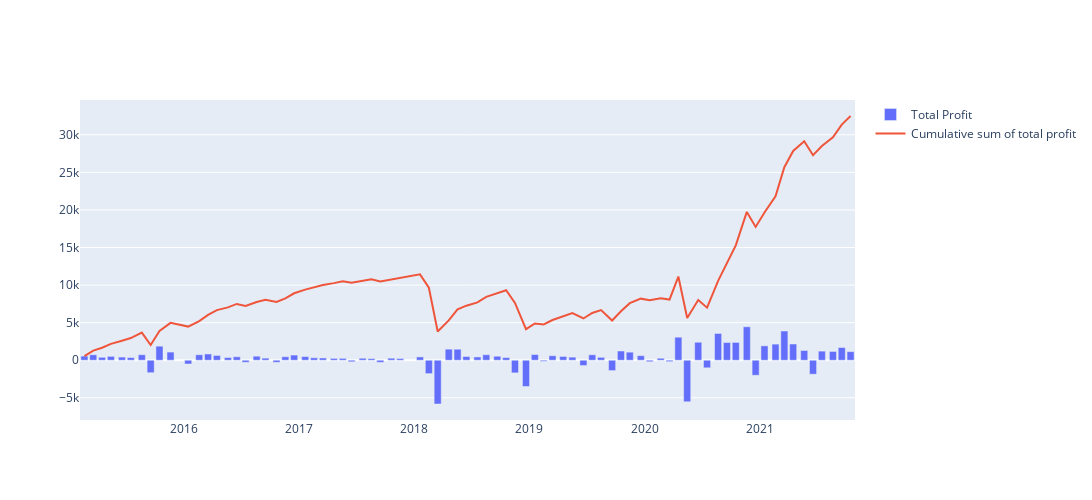

Notebook code for this chart:
### Code cell
df1 = transaction.groupby(by = ['Exp_date'])['Total Profit/Loss'].sum().reset_index()
fig = make_subplots()

fig.add_trace(go.Bar(x=df1['Exp_date'], y=df1['Total Profit/Loss'], name = 'Total Profit'))
fig.add_trace(go.Line(x=df1['Exp_date'], y=df1['Total Profit/Loss'].cumsum(), name = 'Cumulative sum of total profit'))

fig.update_layout(height=500, width=1100)
fig.show()
